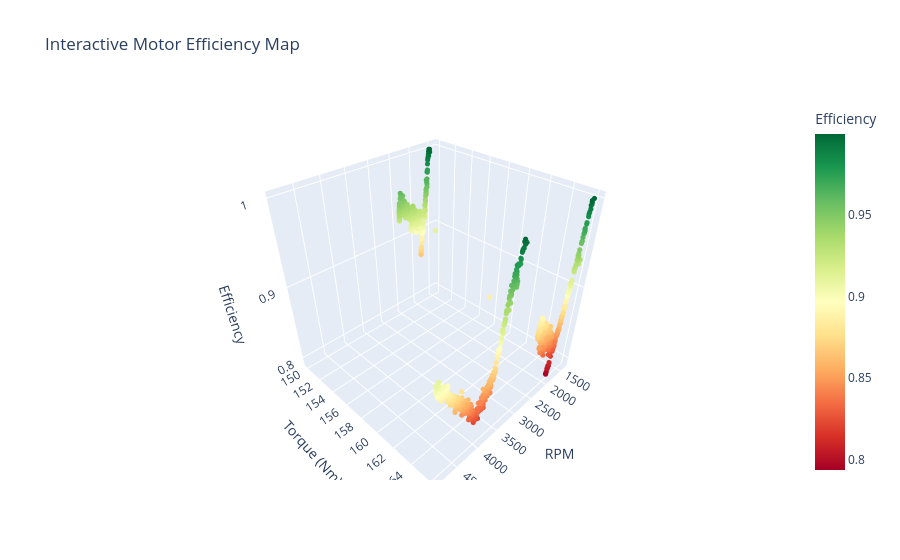

Notebook code for this chart:
### Code cell
def plot_interactive_efficiency(combined_df):
    fig = px.scatter_3d(
        combined_df, 
        x='Car.Data.Motor.MotorRPM', 
        y='Car.Data.Inverter.InverterCalculatedTorque', 
        z='eff',
        color='eff',
        color_continuous_scale='RdYlGn',
        title="Interactive Motor Efficiency Map",
        labels={'eff': 'Efficiency', 'Car.Data.Motor.MotorRPM': 'RPM', 'Car.Data.Inverter.InverterCalculatedTorque': 'Torque (Nm)'}
    )
    
    fig.update_traces(marker=dict(size=3))
    fig.show()

plot_interactive_efficiency(combined_df)

### Figure 1 — Plotly figure (JSON) as saved in the notebook; plotly's stock layout.template omitted (floating-point values rounded to 4 significant figures; data arrays with more than 128 entries replaced by an {"elided": "..."} marker saying what was removed)
{"data": [{"hovertemplate": "RPM=%{x}<br>Torque (Nm)=%{y}<br>Efficiency=%{marker.color}<extra></extra>", "legendgroup": "", "marker": {"color": {"elided": "965 float values"}, "coloraxis": "coloraxis", "size": 3, "symbol": "circle"}, "mode": "markers", "name": "", "scene": "scene", "showlegend": false, "type": "scatter3d", "x": {"elided": "965 float values"}, "y": {"elided": "965 float values"}, "z": {"elided": "965 float values"}}], "layout": {"autosize": true, "coloraxis": {"colorbar": {"title": {"text": "Efficiency"}}, "colorscale": [[0, "rgb(165,0,38)"], [0.1, "rgb(215,48,39)"], [0.2, "rgb(244,109,67)"], [0.3, "rgb(253,174,97)"], [0.4, "rgb(254,224,139)"], [0.5, "rgb(255,255,191)"], [0.6, "rgb(217,239,139)"], [0.7, "rgb(166,217,106)"], [0.8, "rgb(102,189,99)"], [0.9, "rgb(26,152,80)"], [1, "rgb(0,104,55)"]]}, "legend": {"tracegroupgap": 0}, "scene": {"aspectmode": "auto", "aspectratio": {"x": 1, "y": 1, "z": 1}, "camera": {"center": {"x": 0, "y": 0, "z": 0}, "eye": {"x": 1.266, "y": 1.266, "z": 1.266}, "projection": {"type": "perspective"}, "up": {"x": 0, "y": 0, "z": 1}}, "domain": {"x": [0, 1], "y": [0, 1]}, "xaxis": {"title": {"text": "RPM"}, "type": "linear"}, "yaxis": {"title": {"text": "Torque (Nm)"}, "type": "linear"}, "zaxis": {"title": {"text": "Efficiency"}, "type": "linear"}}, "title": {"text": "Interactive Motor Efficiency Map"}}}
